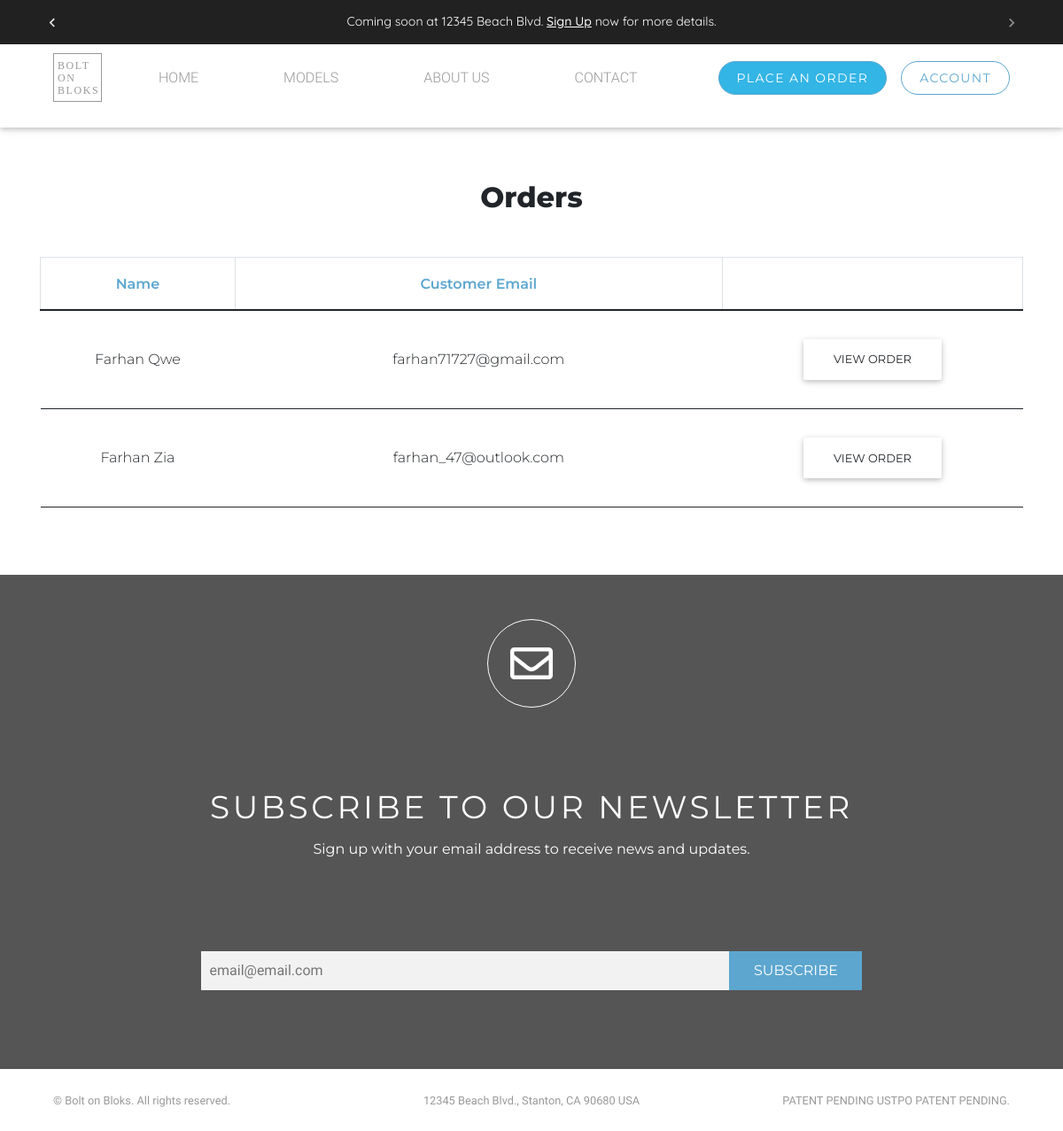
/container/orders (signed in), run on the app's committed database.
### order/models.py (models this page shows)
class CartOrder(models.Model):
    user = models.ForeignKey(User, on_delete=models.CASCADE)
    order_items = models.ForeignKey(ContainerPricing, on_delete=models.CASCADE, blank=True, null=True)
    custom_order = models.ForeignKey(CustomContainerPricing, on_delete=models.CASCADE, blank=True, null=True)
    custom_floors = models.CharField("No. of Floors", max_length=100, blank=True, null=True)
    custom_width = models.CharField("Width", max_length=100, blank=True, null=True)
    custom_depth = models.CharField("Depth", max_length=100, blank=True, null=True)
    quantity = models.PositiveIntegerField("Quantity")
    delivery_date = models.DateField(default=None, blank=True, null=True)
    ordered_on = models.DateField(auto_now_add=True)
    user_image = models.ImageField(upload_to="pdf-images" , blank=True, null=True, default="default.jpeg")
    class Meta:
        verbose_name = "Shipping Home Order"
        verbose_name_plural = "Shipping Home Orders"

### users/models.py (models this page shows, shortened)
class User(AbstractUser):
    email = models.EmailField(verbose_name='email address',max_length=255,unique=True)
    username = models.CharField(verbose_name='Username',max_length=255,default=None, blank=True, null= True)
    USERNAME_FIELD = 'email'
    REQUIRED_FIELDS = ['username']

### order/views.py (the view)
# urls.py: path('container/orders', view_container_orders, name='view-container-orders'), #for admin
@login_required
@user_passes_test(lambda user: user.is_superuser == True, redirect_field_name="/")
def view_container_orders(request):
    all_orders = CartOrder.objects.all()
    return render(request, "order/view_container_orders.html", {"orders":all_orders})

### users/forms.py
class EmailListForm(forms.ModelForm):
    class Meta:
        model = EmailList
        fields = ['email']
    def __init__(self, *args, **kwargs):
        super(EmailListForm, self).__init__(*args, **kwargs)
        self.fields['email'].widget.attrs.update({
            'placeholder': 'email@email.com',
            "class":"news-input",
        })

### users/context_processor.py (called while the page is built)
def email_form(request):
    form = EmailListForm()
    return {"subscribe_form":form}

### order/templates/order/view_container_orders.html
{% extends "users/base.html" %}
{% load crispy_forms_tags %}
{% load static %}
{% load humanize %}
{% block content%}
<div class="container">
    <div class="row">
        <div class="col-md-12 table-responsive">
            <table class="table view_order_table table-bordered text-center">
                <legend class="text-center mb-5"><h2>Orders</h2></legend>
                <thead>
                    <tr>
                        <th>Name</th>
                        <th>Customer Email</th>
                        <th></th>
                    </tr>
                </thead>
                <tbody>
                    {% for i in orders %}
                        {% ifchanged %}
                        <tr>
                            <td class="text-capitalize">{{i.user.first_name}} {{i.user.last_name}}</td>
                            <td>{{i.user.email}}</td>
                            <td><a class="btn" href="{% url 'view-container-order-items' i.user.id %}">View Order</a></td>
                        </tr>
                        {% endifchanged %}
                    {% endfor %}
                </tbody>
            </table>
        </div>
    </div>
</div>
{% endblock%}

### static/users/custom/custom.css (style rules this page uses)
html { scroll-behavior: smooth; font-family: 'Quicksand', sans-serif !important; }
table { font-family: didot-w01-italic, serif; }
.view_order_table { font-family: Montserrat; border-bottom: 2px solid; }
.view_order_table { border-bottom: 2px solid; }
.view_order_table thead { border-bottom: 2px solid; }
.view_order_table tbody tr { border-bottom: 1px solid; }
.view_order_table tbody tr td { vertical-align: middle; border: none; }
.view_order_table thead th { vertical-align: bottom; border-bottom: none; }
.view_order_table th { color: #5CA6CF; font-size: 1rem; font-weight: 600; vertical-align: middle !important; }
.view_order_table td { font-size: 1rem; padding: 2rem 3px 2rem 3px !important; width: 5em; }

### static/users/new_custom/css/custom.css (style rules this page uses)
body { font-family: 'Montserrat', sans-serif; }
h1, h2, h3, h4, h5, h6 { font-family: 'Montserrat', sans-serif; font-weight: 800!important }

### static/users/new_custom/css/style.css (style rules this page uses)
.news-input { width: 50%; padding: 10px; background: #F2F2F2; border: none; }

### data on the page
CartOrder: user.first_name "Farhan", user.last_name "Qwe", user.email "farhan71727@gmail.com"
CartOrder: user.first_name "Farhan", user.last_name "Zia", user.email "farhan_47@outlook.com"
